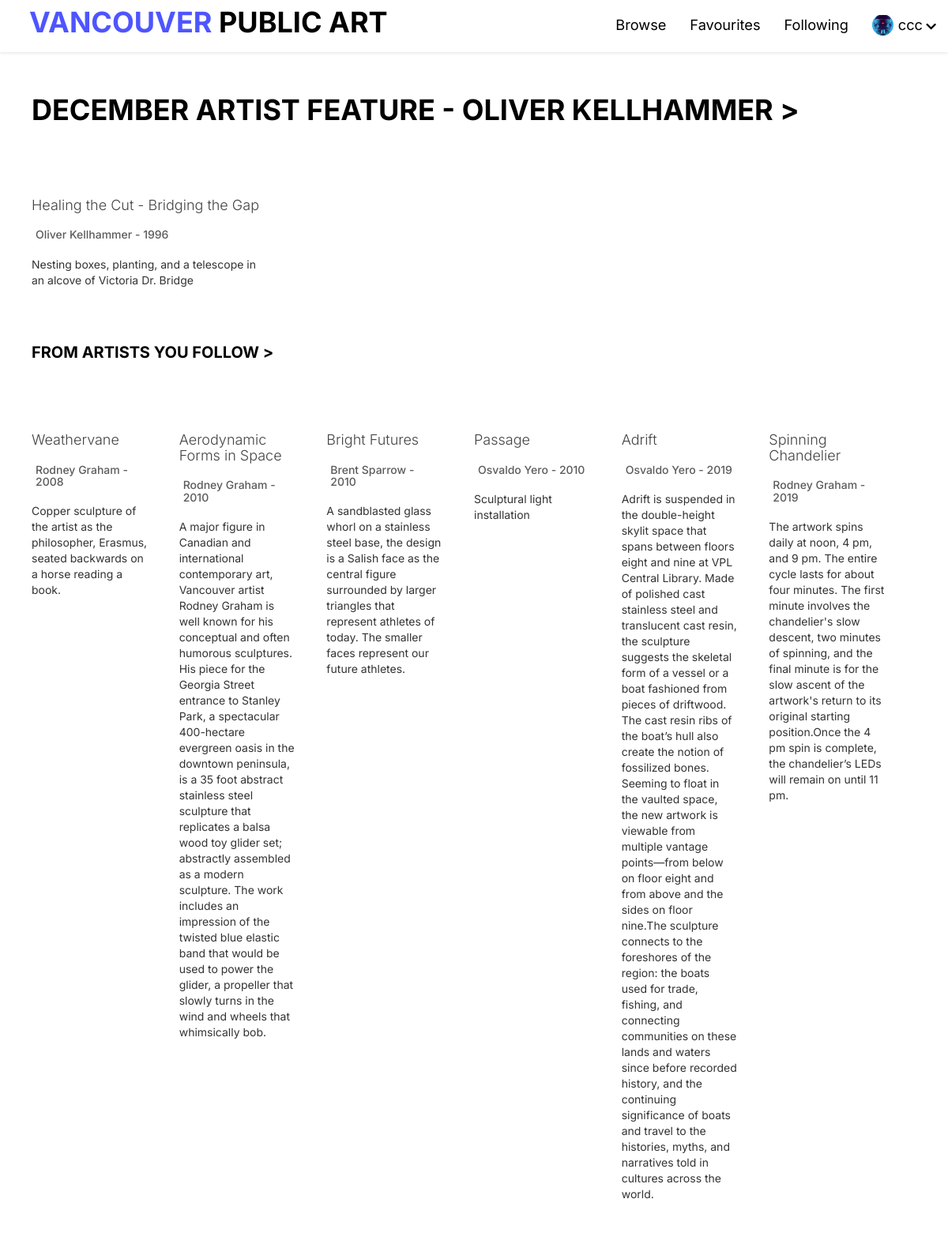
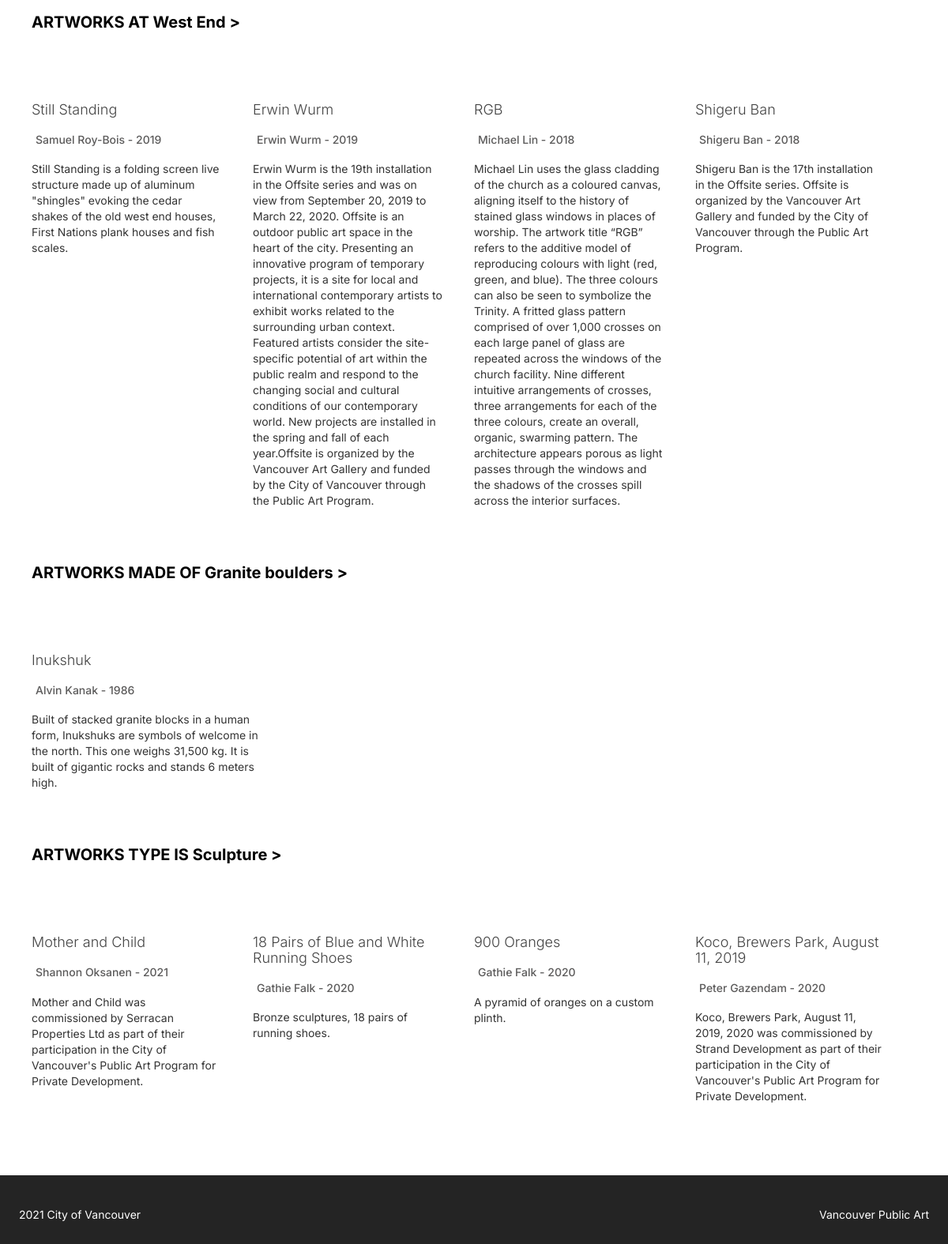
/public/homePageMember.php (signed in), run on the app's committed database (2 pictures, top to bottom).
### tables this page shows
CREATE TABLE `member` (
  `userID` int(4) NOT NULL,
  `username` varchar(30) NOT NULL,
  `password` varchar(500) NOT NULL,
  `name` varchar(50) NOT NULL,
  `phoneNumber` int(10) NOT NULL,
  `profilePhoto` varchar(500) NOT NULL,
  `email` varchar(500) NOT NULL
);

CREATE TABLE `artist` (
  `artistID` int(3) NOT NULL,
  `firstName` varchar(28) DEFAULT NULL,
  `lastName` varchar(30) DEFAULT NULL,
  `biography` text DEFAULT NULL,
  `country` varchar(13) DEFAULT NULL,
  `artistPhotoURL` varchar(87) DEFAULT NULL,
  `website` varchar(57) DEFAULT NULL
);

CREATE TABLE `artwork` (
  `artID` int(4) NOT NULL,
  `artName` varchar(150) DEFAULT NULL,
  `artistStatement` text DEFAULT NULL,
  `type` varchar(25) DEFAULT NULL,
  `status` varchar(13) DEFAULT NULL,
  `siteName` varchar(83) DEFAULT NULL,
  `siteAddress` varchar(95) DEFAULT NULL,
  `material` varchar(100) DEFAULT NULL,
  `photoURL` varchar(97) DEFAULT NULL,
  `ownership` varchar(50) DEFAULT NULL,
  `neighborhood` varchar(24) DEFAULT NULL,
  `locationOnSite` varchar(279) DEFAULT NULL,
  `geom` varchar(58) DEFAULT NULL,
  `description` text DEFAULT NULL,
  `artistID` int(3) NOT NULL,
  `year` int(4) DEFAULT NULL
);

CREATE TABLE `membersetting` (
  `settingID` int(10) NOT NULL,
  `location` varchar(255) DEFAULT NULL,
  `type` varchar(255) DEFAULT NULL,
  `material` varchar(255) DEFAULT NULL,
  `userID` int(10) NOT NULL
);

### private/initialize.php (called while the page is built, shortened)
<?php
$profileImageDestination = 'Assets/img/';
function url_for($script_path)
{
  if ($script_path[0] != '/') {
    $script_path = "/" . $script_path;
  }
  return WWW_ROOT . $script_path;
}

### private/database/db.php (called while the page is built, shortened)
<?php
require('db_connect.php');
function executeQuery($sql, $data)
{
    global $conn;
    $stmt = $conn->prepare($sql);
    $values = array_values($data);
    $types = str_repeat('s', count($values));
    $stmt->bind_param($types, ...$values);
    $stmt->execute();
    return $stmt;
}
function selectOneByOneTable($table, $conditions)
{
    $sql = "SELECT * FROM $table";
    $i = 0;
    foreach ($conditions as $key => $value) {
        if ($i === 0) {
            $sql = $sql . " WHERE $key=?";
        } else {
            $sql = $sql . " AND $key=?";
        }
        $i++;
    }
    $sql = $sql . " LIMIT 1";
    $stmt = executeQuery($sql, $conditions);
    $records = $stmt->get_result()->fetch_assoc();
    return $records;
}
function selectOneByOneTable1($table, $col, $conditions)
{
    global $conn;
    $query = "SELECT DISTINCT * FROM $table WHERE $col = $conditions";
    $result = mysqli_query($conn, $query);
    return $result;
}
function selectAllFromTwoTable($artwork, $artist, $condition, $conditionValue)
{
    global $conn;
    if ($condition === 'artistID') {
        $query = "SELECT * FROM $artwork a
    INNER JOIN $artist a1 ON a.artistID = a1.artistID WHERE a.$condition = $conditionValue ORDER BY year DESC LIMIT 4 ";
    } else {
        $query = "SELECT * FROM $artwork a
        INNER JOIN $artist a1 ON a.artistID = a1.artistID WHERE $condition = '$conditionValue' ORDER BY year DESC LIMIT 4 ";
    }
    $result = mysqli_query($conn, $query);
    return $result;
}
function selectAllFromFourTables2($artwork, $followinglist, $member, $artist, $userID)
{
    global $conn;
    $query = "SELECT f.followID,m.userID,a.artID,a.artName,a.year,a.photoURL,a1.artistID,a1.firstName,a1.lastName,a.status,a.description
    FROM $artwork a INNER JOIN $followinglist f ON f.artistID = a.artistID
                INNER JOIN $member m ON f.userID = m.userID
                INNER JOIN $artist a1 ON a.artistID = a1.artistID WHERE m.userID =$userID";
    $result = mysqli_query($conn, $query);
    return $result;
}

### private/controller/memberHomePageData.php (called while the page is built)
<?php
$artistWhiteList = array();
$locationWhiteList = array();
$materialWhiteList = array();
$typeWhiteList = array();
$artistData = getSpercificData('artistID', 'artist');
$locationData = getSpercificData('neighborhood', 'artwork');
$materialData = getSpercificData('material', 'artwork');
$typeData = getSpercificData('type', 'artwork');
foreach ($artistData as $row) {
    array_push($artistWhiteList, $row['artistID']);
}
foreach ($locationData as $row) {
    array_push($locationWhiteList, $row['neighborhood']);
}
foreach ($materialData as $row) {
    array_push($materialWhiteList, $row['material']);
}
foreach ($typeData as $row) {
    array_push($typeWhiteList, $row['type']);
}
if (isset($_SESSION['userID'])) {
    $userID = $_SESSION['userID'];
    $followingData = selectAllFromFourTables2('artwork', 'followinglist', 'member', 'artist', $userID);
}
$randomartist = $artistWhiteList[rand(0, count($artistWhiteList) - 1)];
$artistNameData = selectOneByOneTable('artist', ['artistID' => $randomartist]);
$artistName = $artistNameData['firstName'] . ' ' . $artistNameData['lastName'];
$artistRecord = selectAllFromTwoTable('artwork', 'artist', 'artistID', $randomartist);
if ($preferenceData) {
    foreach ($preferenceData as $data) {
        if ($data['location'] != 'NULL') {
            $randomlocation =   $data['location'];
        } else {
            $randomlocation = $locationWhiteList[rand(0, count($locationWhiteList) - 1)];
        }
    }
} else {
    $randomlocation = $locationWhiteList[rand(0, count($locationWhiteList) - 1)];
}
$locationRecord = selectAllFromTwoTable('artwork', 'artist', 'neighborhood', $randomlocation);
if ($preferenceData) {
    foreach ($preferenceData as $data) {
        if ($data['material'] != 'NULL') {
            $randommaterial =   $data['material'];
        } else {
            $randommaterial = $materialWhiteList[rand(0, count($materialWhiteList) - 1)];
        }
    }
} else {
    $randommaterial = $materialWhiteList[rand(0, count($materialWhiteList) - 1)];
}
$materialRecord = selectAllFromTwoTable('artwork', 'artist', 'material', $randommaterial);
if ($preferenceData) {
    foreach ($preferenceData as $data) {
        if ($data['type'] != 'NULL') {
            $randomtype =   $data['type'];
        } else {
            $randomtype =  $typeWhiteList[rand(0, count($typeWhiteList) - 1)];
        }
    }
} else {
    $randomtype =  $typeWhiteList[rand(0, count($typeWhiteList) - 1)];
}
$typeRecord = selectAllFromTwoTable('artwork', 'artist', 'type', $randomtype)
?>

### private/controller/preference.php (called while the page is built, shortened)
<?php
$preferenceData = selectOneByOneTable1('membersetting', 'userID', $_SESSION['userID']);
?>

### public/homePageMember.php (the view, shortened to what this page needs)
<?php include('../private/initialize.php');
include("../private/database/db.php");
include '../private/controller/preference.php';
include '../private/controller/memberHomePageData.php';
?>
<!DOCTYPE html>
<html lang="en">
<head>
    <link rel="stylesheet" href="https://maxcdn.bootstrapcdn.com/bootstrap/3.4.1/css/bootstrap.min.css">
    <link rel="stylesheet" href="https://use.fontawesome.com/releases/v5.7.2/css/all.css">
</head>
<body>
    <?php include(INCLUDE_PATH . '/header.php'); ?>
    <div class="main-containers">
        <h1><a href="browse.php?artistName=<?php echo $artistName ?>" class="textlink">DECEMBER ARTIST FEATURE - <?php echo $artistName ?> ></a></h1>
        <div class="art-container">
            <?php
            if (!$artistRecord) {
                Header('Location: homePageVisitor.php');
            } else {
            ?>
                <?php foreach ($artistRecord as $artist) {
                ?>
                    <div class="artCard">
                        <div class="imgBox">
                        </div>
                        <a href="art_detail.php?id=<?php echo $artist['artID'] ?>">
                            <h3><?php echo $artist['artName']
                                ?></h3>
                        </a>
                        <a href="artist_detail.php?artistID=<?php echo $artist['artistID'] ?>">
                            <h5><?php echo $artist['firstName']
                                ?> <?php echo $artist['lastName']
                                    ?> - <?php echo $artist['year']
                                            ?></h5>
                        </a>
                        <div class="descripBox">
                            <p><?php echo $artist['description']
                                ?></p>
                        </div>
                    </div>
            <?php }
            } ?>
        </div>
        <h2><a class="textlink" href="member/following.php?userID=<?php echo $_SESSION['userID'] ?>">FROM ARTISTS YOU FOLLOW ></a></h2>
        <div class="art-container">
            <?php foreach ($followingData as $follow) { ?>
                <div class="artCard">
                    <div class="imgBox">
                    </div>
                    <a href="art_detail.php?id=<?php echo $follow['artID'] ?>">
                        <h3><?php echo $follow['artName'] ?></h3>
                    </a>
                    <a href="artist_detail.php?artistID=<?php echo $follow['artistID'] ?>">
                        <h5><?php echo $follow['firstName'] ?> <?php echo $follow['lastName'] ?> - <?php echo $follow['year'] ?></h5>
                    </a>
                    <div class="descripBox">
                        <p><?php echo $follow['description']
                            ?></p>
                    </div>
                </div>
            <?php } ?>
        </div>
        <h2><a class="textlink" href="browse.php?location=<?php echo $randomlocation ?>">ARTWORKS AT <?php echo $randomlocation ?> ></a></h2>
        <div class="art-container">
            <?php foreach ($locationRecord as $location) {
            ?>
                <div class="artCard">
                    <div class="imgBox">
                    </div>
                    <a href="art_detail.php?id=<?php echo $location['artID'] ?>">
                        <h3><?php echo $location['artName']
                            ?></h3>
                    </a>
                    <a href="artist_detail.php?artistID=<?php echo $location['artistID'] ?>">
                        <h5><?php echo $location['firstName']
                            ?> <?php echo $location['lastName']
                                ?> - <?php echo $location['year']
                                        ?></h5>
                    </a>
                    <div class="descripBox">
                        <p><?php echo $location['description']
                            ?></p>
                    </div>
                </div>
            <?php } ?>
        </div>
        <h2><a class="textlink" href="browse.php?material=<?php echo $randommaterial ?>">ARTWORKS MADE OF <?php echo $randommaterial ?> ></a></h2>
        <div class="art-container">
            <?php foreach ($materialRecord as $material) {
            ?>
                <div class="artCard">
                    <div class="imgBox">
                    </div>
                    <a href="art_detail.php?id=<?php echo $material['artID'] ?>">
                        <h3><?php echo $material['artName']
                            ?></h3>
                    </a>
                    <a href="artist_detail.php?artistID=<?php echo $material['artistID'] ?>">
                        <h5><?php echo $material['firstName']
                            ?> <?php echo $material['lastName']
                                ?> - <?php echo $material['year']
                                        ?></h5>
                    </a>
                    <div class="descripBox">
                        <p><?php echo $material['description']
                            ?></p>
                    </div>
                </div>
            <?php } ?>
        </div>
        <h2><a class="textlink" href="browse.php?type=<?php echo $randomtype ?>">ARTWORKS TYPE IS <?php echo $randomtype ?> ></a></h2>
        <div class="art-container">
            <?php foreach ($typeRecord as $type) {
            ?>
                <div class="artCard">
                    <div class="imgBox">
                    </div>
                    <a href="art_detail.php?id=<?php echo $type['artID'] ?>">
                        <h3><?php echo $type['artName']
                            ?></h3>
                    </a>
                    <a href="artist_detail.php?artistID=<?php echo $type['artistID'] ?>">
                        <h5><?php echo $type['firstName']
                            ?> <?php echo $type['lastName']
                                ?> - <?php echo $type['year']
                                        ?></h5>
                    </a>
                    <div class="descripBox">
                        <p><?php echo $type['description']
                            ?></p>
                    </div>
                </div>
            <?php }
            ?>
        </div>
    </div>
    <?php include(INCLUDE_PATH . '/footer.php'); ?>
</body>

### private/includes/header.php (shortened to what this page needs)
<header>
    <div class="logo">
        <a href="<?php echo url_for('/index.php') ?>">
            <h1 class="logo-text"><span>VANCOUVER </span>PUBLIC ART</h1>
        </a>
    </div>
    <ul class="nav">
        <li><a href="<?php echo url_for('/browse.php') ?>">Browse</a></li>
        <?php if (isset($_SESSION['userID'])) { ?>
            <?php if (isset($_SESSION['userID'])) {
                $userid = $_SESSION['userID'];
                $user = selectOneByOneTable('member', ['userID' => $userid]);
                $profilePhote = $user['profilePhoto'];
            }  ?>
            <li><a href="<?php echo url_for('member/favourite.php?userID=' . $_SESSION['userID']) ?>">Favourites</a></li>
            <li><a href="<?php echo url_for('member/following.php?userID=' . $_SESSION['userID']) ?>">Following</a></li>
            <li>
                <a href="#" style="display:flex;">
                    <?php if ($profilePhote != null) { ?>
                        <div class="" style="width:1.5em; height:1.5em; overflow:hidden; border-radius: 50%; margin-right:0.3em;">
                            <img style="width:100%; height:100%; object-fit: cover;" src="<?php echo url_for($profileImageDestination . $profilePhote); ?>" />
                        </div>
                    <?php } else { ?>
                        <i class="fa fa-user" style="margin-right:0.3em; padding-top:0.3em;"></i>
                    <?php } ?>
                    <?php echo $_SESSION['username']; ?>
                    <i class="fa fa-chevron-down" style="font-size: .8em; padding-top:0.65em; padding-left:0.3em;"></i>
                </a>
            </li>
        <?php } else { ?>
            <li><a href="register.php">Sign Up</a></li>
            <li><a href="login.php">Login</a></li>
        <?php } ?>
    </ul>
</header>

### data on the page
member: profilePhoto (picture)
artist: artistName "OLIVER KELLHAMMER"
artwork: artName "Healing the Cut - Bridging the Gap", artistID.firstName "Oliver", artistID.lastName "Kellhammer", year "1996", description "Nesting boxes, planting, and a telescope in an alcove of Victoria Dr. Bridge"
artwork: artName "Weathervane", artistID.firstName "Rodney", artistID.lastName "Graham", year "2008", description "Copper sculpture of the artist as the philosopher, Erasmus, seated backwards on a horse reading a book."
artwork: artName "Aerodynamic Forms in Space", artistID.firstName "Rodney", artistID.lastName "Graham", year "2010", description "A major figure in Canadian and international contemporary art, Vancouver artist Rodney Graham is well known for his conceptual and often humorous sculptures. His piece for the Georgia Street entrance to Stanley Park, a spectacular 400-hectare evergreen oasis in the downtown peninsula, is a 35 foot abstract stainless steel sculpture that replicates a balsa wood toy glider set; abstractly assembled as a modern sculpture. The work includes an impression of the twisted blue elastic band that would be used to power the glider, a propeller that slowly turns in the wind and wheels that whimsically bob."
artwork: artName "Bright Futures", artistID.firstName "Brent", artistID.lastName "Sparrow", year "2010", description "A sandblasted glass whorl on a stainless steel base, the design is a Salish face as the central figure surrounded by larger triangles that represent athletes of today. The smaller faces represent our future athletes."
artwork: artName "Passage", artistID.firstName "Osvaldo", artistID.lastName "Yero", year "2010", description "Sculptural light installation"
artwork: artName "Adrift", artistID.firstName "Osvaldo", artistID.lastName "Yero", year "2019", description "Adrift is suspended in the double-height skylit space that spans between floors eight and nine at VPL Central Library. Made of polished cast stainless steel and translucent cast resin, the sculpture suggests the skeletal form of a vessel or a boat fashioned from pieces of driftwood. The cast resin ribs of the boat’s hull also create the notion of fossilized bones. Seeming to float in the vaulted space, the new artwork is viewable from multiple vantage points—from below on floor eight and from above and the sides on floor nine.The sculpture connects to the foreshores of the region: the boats used for trade, fishing, and connecting communities on these lands and waters since before recorded…"
artwork: artName "Spinning Chandelier", artistID.firstName "Rodney", artistID.lastName "Graham", year "2019", description "The artwork spins daily at noon, 4 pm, and 9 pm. The entire cycle lasts for about four minutes. The first minute involves the chandelier's slow descent, two minutes of spinning, and the final minute is for the slow ascent of the artwork's return to its original starting position.Once the 4 pm spin is complete, the chandelier’s LEDs will remain on until 11 pm."
membersetting: location "West End", type "Sculpture"
artwork: artName "Still Standing", artistID.firstName "Samuel", artistID.lastName "Roy-Bois", year "2019", description "Still Standing is a folding screen live structure made up of aluminum \"shingles\" evoking the cedar shakes of the old west end houses, First Nations plank houses and fish scales."
artwork: artName "Erwin Wurm", artistID.firstName "Erwin", artistID.lastName "Wurm", year "2019", description "Erwin Wurm is the 19th installation in the Offsite series and was on view from September 20, 2019 to March 22, 2020. Offsite is an outdoor public art space in the heart of the city. Presenting an innovative program of temporary projects, it is a site for local and international contemporary artists to exhibit works related to the surrounding urban context. Featured artists consider the site-specific potential of art within the public realm and respond to the changing social and cultural conditions of our contemporary world. New projects are installed in the spring and fall of each year.Offsite is organized by the Vancouver Art Gallery and funded by the City of Vancouver through the Public…"
artwork: artName "RGB", artistID.firstName "Michael", artistID.lastName "Lin", year "2018", description "Michael Lin uses the glass cladding of the church as a coloured canvas, aligning itself to the history of stained glass windows in places of worship. The artwork title “RGB” refers to the additive model of reproducing colours with light (red, green, and blue). The three colours can also be seen to symbolize the Trinity. A fritted glass pattern comprised of over 1,000 crosses on each large panel of glass are repeated across the windows of the church facility. Nine different intuitive arrangements of crosses, three arrangements for each of the three colours, create an overall, organic, swarming pattern. The architecture appears porous as light passes through the windows and the shadows of the…"
artwork: artName "Shigeru Ban", artistID.firstName "Shigeru", artistID.lastName "Ban", year "2018", description "Shigeru Ban is the 17th installation in the Offsite series. Offsite is organized by the Vancouver Art Gallery and funded by the City of Vancouver through the Public Art Program."
artwork: artName "Inukshuk", artistID.firstName "Alvin", artistID.lastName "Kanak", year "1986", description "Built of stacked granite blocks in a human form, Inukshuks are symbols of welcome in the north. This one weighs 31,500 kg. It is built of gigantic rocks and stands 6 meters high."
artwork: artName "Mother and Child", artistID.firstName "Shannon", artistID.lastName "Oksanen", year "2021", description "Mother and Child was commissioned by Serracan Properties Ltd as part of their participation in the City of Vancouver's Public Art Program for Private Development."
artwork: artName "18 Pairs of Blue and White Running Shoes", artistID.firstName "Gathie", artistID.lastName "Falk", year "2020", description "Bronze sculptures, 18 pairs of running shoes."
artwork: artName "900 Oranges", artistID.firstName "Gathie", artistID.lastName "Falk", year "2020", description "A pyramid of oranges on a custom plinth."
artwork: artName "Koco, Brewers Park, August 11, 2019", artistID.firstName "Peter", artistID.lastName "Gazendam", year "2020", description "Koco, Brewers Park, August 11, 2019, 2020 was commissioned by Strand Development as part of their participation in the City of Vancouver's Public Art Program for Private Development."

### other printed values
$_SESSION['username'] "ccc"
$randommaterial "Granite boulders"
